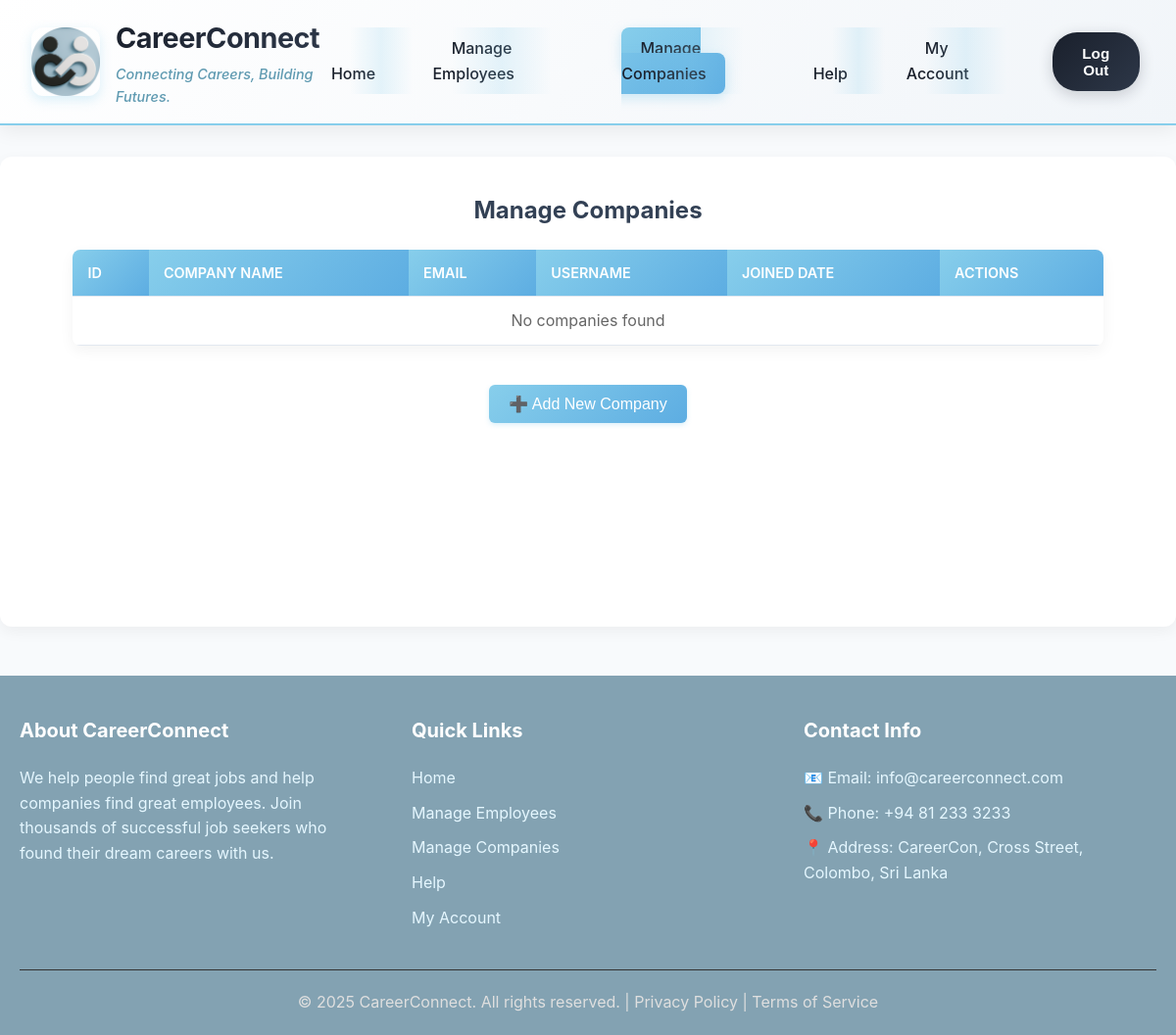
The app's page /Admin/manage_companies.php, older data.
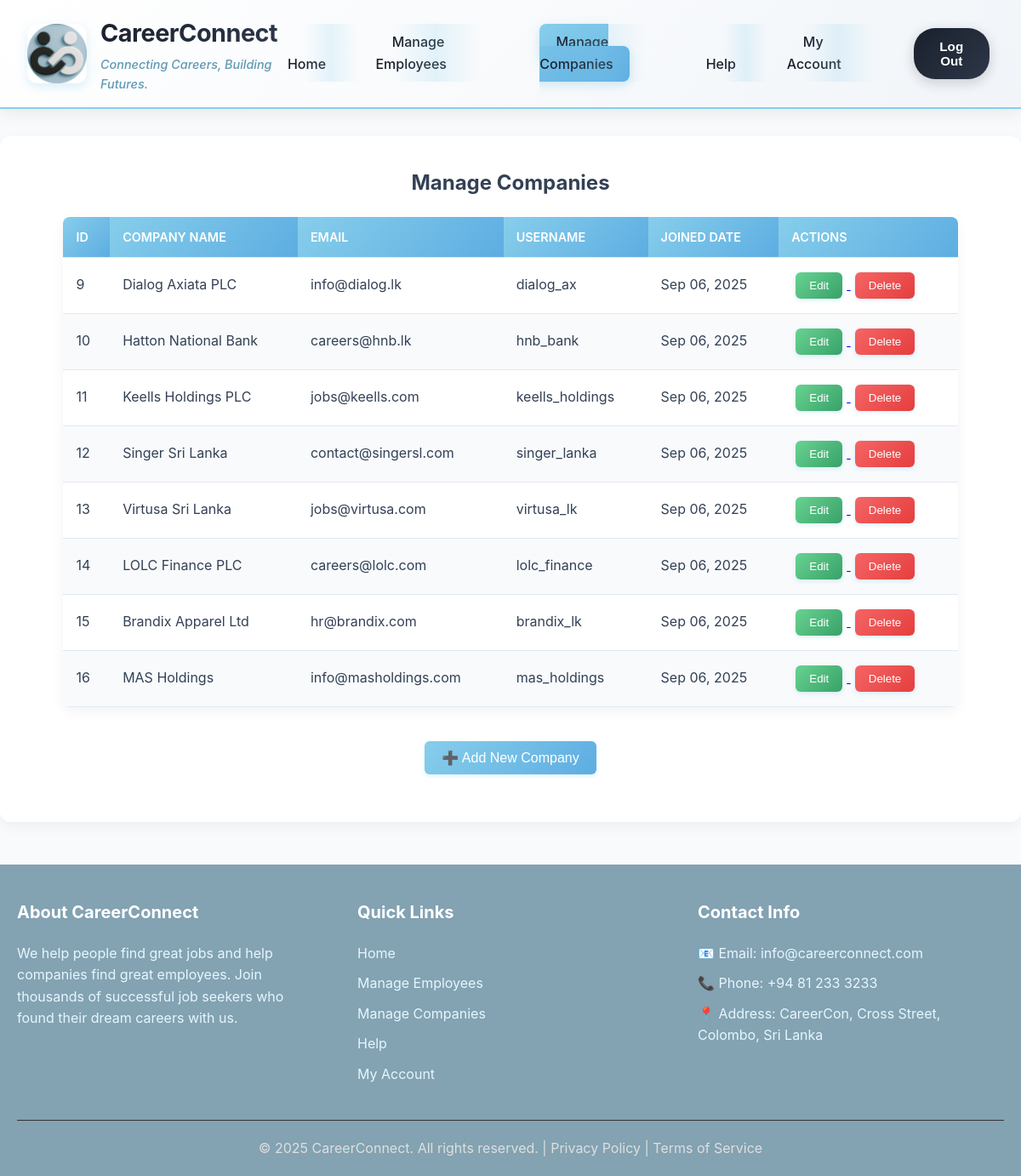
The same page, newer data.
### tables this page shows
CREATE TABLE users (
    user_id INT PRIMARY KEY AUTO_INCREMENT,
    username VARCHAR(255) NOT NULL UNIQUE,
    password VARCHAR(255) NOT NULL,
    role VARCHAR(50) NOT NULL,
    full_name VARCHAR(255),
    email VARCHAR(255) UNIQUE,
    created_at TIMESTAMP DEFAULT CURRENT_TIMESTAMP
);

### Admin/manage_companies.php (the view, shortened to what this page needs)
<?php
require_once '../includes/config.php';
?>
<!DOCTYPE html>
<html lang="en">
<head>
    <link rel="stylesheet" href="adminhomepage.css">
    <link rel="stylesheet" href="../includes/navfooter.css">
</head>
<body>
<header>
    <nav>
        <div class="logo">
            <img src="../assets/images/logo2.png" height="50" width="50">
            <div>
                <strong>CareerConnect</strong>
                <div class="tagline">Connecting Careers, Building Futures.</div>
            </div>
        </div>
        <ul class="nav-links">
            <li><a href="adminhomepage.php">Home</a></li>
            <li><a href="manage_employees.php">Manage Employees</a></li>
            <li><a href="manage_companies.php" class="active">Manage Companies</a></li>
            <li><a href="help.html">Help</a></li>
            <li><a href="my_account.php">My Account</a></li>
            <li><button onclick="window.location.href='../login.php'">Log Out</button></li>
        </ul>
    </nav>
</header>
<main>
    <h2 style="text-align:center; margin:20px 0;">Manage Companies</h2>
    <table>
        <thead>
            <tr>
                <th>ID</th>
                <th>Company Name</th>
                <th>Email</th>
                <th>Username</th>
                <th>Joined Date</th>
                <th>Actions</th>
            </tr>
        </thead>
        <tbody>
            <?php
            $sql = "SELECT * FROM users WHERE role = 'company' ORDER BY created_at DESC";
            $result = $conn->query($sql);
            if ($result && $result->num_rows > 0) {
                while($row = $result->fetch_assoc()) {
                    echo "<tr>
                        <td>" . $row['user_id'] . "</td>
                        <td>" . htmlspecialchars($row['full_name']) . "</td>
                        <td>" . htmlspecialchars($row['email']) . "</td>
                        <td>" . htmlspecialchars($row['username'] ?? 'Not provided') . "</td>
                        <td>" . date('M d, Y', strtotime($row['created_at'])) . "</td>
                        <td>
                            <a href='edit_company.php?id=" . $row['user_id'] . "'>
                                <button class='edit'>Edit</button>
                            </a>
                            <button class='delete' onclick=\"confirmDelete('company', " . $row['user_id'] . ")\">
                                Delete
                            </button>
                        </td>
                    </tr>";
                }
            } else {
                echo "<tr><td colspan='6' style='text-align:center; color: #666;'>No companies found</td></tr>";
            }
            ?>
        </tbody>
    </table>
    <div style="text-align:center; margin:20px;">
        <button class="add-button" onclick="window.location.href='add_company.php'">
            ➕ Add New Company
        </button>
    </div>
</main>
<footer>
    <div class="footer-container">
        <div class="footer-content">
            <div class="footer-section">
                <h3>About CareerConnect</h3>
                <p>We help people find great jobs and help companies find great employees. Join thousands of successful job seekers who found their dream careers with us.</p>
            </div>
            <div class="footer-section">
                <h3>Quick Links</h3>
                <ul>
                    <li><a href="adminhomepage.php">Home</a></li>
                    <li><a href="manage_employees.php">Manage Employees</a></li>
                    <li><a href="manage_companies.php">Manage Companies</a></li>
                    <li><a href="help.html">Help</a></li>
                    <li><a href="my_account.php">My Account</a></li>
                </ul>
            </div>
            <div class="footer-section">
                <h3>Contact Info</h3>
                <p>📧 Email: info@careerconnect.com</p>
                <p>📞 Phone: +94 81 233 3233</p>
                <p>📍 Address: CareerCon, Cross Street, Colombo, Sri Lanka</p>
            </div>
        </div>
        <div class="footer-bottom">
            <p>&copy; 2025 CareerConnect. All rights reserved. | Privacy Policy | Terms of Service</p>
        </div>
    </div>
</footer>
</body>
</html>

### Admin/adminhomepage.css (style rules this page uses)
* { margin: 0; padding: 0; box-sizing: border-box; }
body { font-family: -apple-system, BlinkMacSystemFont, 'Segoe UI', Roboto, Oxygen, Ubuntu, Cantarell, sans-serif; line-height: 1.6; background-color: #f8fafc; color: #334155; }
main { max-width: 1200px; margin: 2rem auto; padding: 1rem; background-color: white; border-radius: 12px; box-shadow: 0 5px 15px rgba(0, 0, 0, 0.05); min-height: 60vh; }
table { width: 90%; margin: 20px auto; border-collapse: collapse; box-shadow: 0 5px 15px rgba(0, 0, 0, 0.05); border-radius: 8px; overflow: hidden; }
th, td { padding: 12px 15px; text-align: left; border-bottom: 1px solid #e2e8f0; }
th { background: linear-gradient(135deg, #87ceeb 0%, #5dade2 100%); color: white; font-weight: 600; text-transform: uppercase; font-size: 0.9rem; }
tr:nth-child(even) { background-color: #f8fafc; }
button { padding: 8px 16px; margin: 5px; background: linear-gradient(135deg, #87ceeb 0%, #5dade2 100%); color: white; border: none; border-radius: 6px; cursor: pointer; font-weight: 500; transition: all 0.3s ease; box-shadow: 0 2px 5px rgba(135, 206, 235, 0.3); }
button.delete { background: linear-gradient(135deg, #f56565 0%, #e53e3e 100%); }
button.edit { background: linear-gradient(135deg, #68d391 0%, #38a169 100%); }

### includes/navfooter.css (style rules this page uses)
header { background: linear-gradient(135deg, #ffffff 0%, #f1f5f9 100%); box-shadow: 0 4px 20px rgba(0, 0, 0, 0.08); border-bottom: 2px solid #87ceeb; position: sticky; top: 0; z-index: 1000; }
nav { display: flex; justify-content: space-between; align-items: center; padding: 1rem 2rem; max-width: 1400px; margin: 0 auto; }
.logo { display: flex; align-items: center; gap: 1rem; transition: transform 0.3s ease; }
.logo img { height: 70px; width: 70px; border-radius: 12px; box-shadow: 0 4px 12px rgba(135, 206, 235, 0.3); transition: all 0.3s ease; }
.active { background: linear-gradient(135deg, #87ceeb 0%, #5dade2 100%); color: white; transform: translateY(-2px); box-shadow: 0 4px 12px rgba(135, 206, 235, 0.4); }
.logo div strong { font-size: 1.8rem; font-weight: 700; color: #1a202c; letter-spacing: -0.5px; background: linear-gradient(135deg, #1a202c 0%, #2d3748 100%); -webkit-background-clip: text; -webkit-text-fill-color: transparent; background-clip: text; }
.tagline { font-size: 0.9rem; color: #5f9ab1; font-weight: 500; margin-top: 2px; font-style: italic; }
.nav-links { display: flex; list-style: none; align-items: center; gap: 2rem; }
.nav-links li a { text-decoration: none; color: #1a202c; font-weight: 500; font-size: 1rem; padding: 0.7rem 1.2rem; border-radius: 8px; transition: all 0.3s ease; position: relative; overflow: hidden; }
.nav-links li a::before { content: ''; position: absolute; top: 0; width: 100%; height: 100%; background: linear-gradient(90deg, transparent, rgba(135, 206, 235, 0.2), transparent); transition: left 0.6s ease; }
.nav-links button { background: linear-gradient(135deg, #1a202c 0%, #2d3748 100%); color: white; border: none; padding: 0.8rem 1.5rem; border-radius: 25px; font-weight: 600; font-size: 0.95rem; cursor: pointer; transition: all 0.3s ease; box-shadow: 0 4px 15px rgba(26, 32, 44, 0.2); position: relative; overflow: hidden; }
.nav-links button::before { content: ''; position: absolute; top: 0; left: -100%; width: 100%; height: 100%; background: linear-gradient(90deg, transparent, rgba(255, 255, 255, 0.2), transparent); transition: left 0.5s ease; }
footer { background-color:#83A2B2; color: white; padding: 40px 0 20px; margin-top: 50px; }
.footer-container { max-width: 1200px; margin: 0 auto; padding: 0 20px; }
.footer-content { display: grid; grid-template-columns: repeat(3, 1fr); gap: 40px; margin-bottom: 30px; }
.footer-section h3 { color: #ffffff; font-size: 20px; margin-bottom: 20px; }
.footer-section p, .footer-section li { color: #e5f7ff; line-height: 1.6; margin-bottom: 10px; }
.footer-section ul { list-style: none; }
.footer-section a { color: #e5f7ff; text-decoration: none; }
.footer-bottom { border-top: 1px solid #333; padding-top: 20px; text-align: center; }
.footer-bottom p { color: #dfdfdf; margin: 0; }

### Admin/manage_companies.php (style rules this page uses)
.add-button { background-color: #007bff !important; color: white; padding: 10px 20px; font-size: 16px; margin: 20px 0; }

Row changes from the older to the newer data that the page shows:
added users: user_id "9", full_name "Dialog Axiata PLC", email "info@dialog.lk", username "dialog_ax", created_at "Sep 06, 2025"
added users: user_id "10", full_name "Hatton National Bank", email "careers@hnb.lk", username "hnb_bank", created_at "Sep 06, 2025"
added users: user_id "11", full_name "Keells Holdings PLC", email "jobs@keells.com", username "keells_holdings", created_at "Sep 06, 2025"
added users: user_id "12", full_name "Singer Sri Lanka", email "contact@singersl.com", username "singer_lanka", created_at "Sep 06, 2025"
added users: user_id "13", full_name "Virtusa Sri Lanka", email "jobs@virtusa.com", username "virtusa_lk", created_at "Sep 06, 2025"
added users: user_id "14", full_name "LOLC Finance PLC", email "careers@lolc.com", username "lolc_finance", created_at "Sep 06, 2025"
added users: user_id "15", full_name "Brandix Apparel Ltd", email "hr@brandix.com", username "brandix_lk", created_at "Sep 06, 2025"
added users: user_id "16", full_name "MAS Holdings", email "info@masholdings.com", username "mas_holdings", created_at "Sep 06, 2025"
Text that changed along with them:
text no longer shown: "No companies found"
